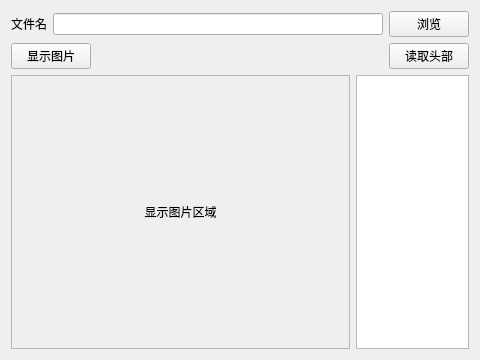
<?xml version="1.0" encoding="UTF-8"?>
<ui version="4.0">
 <class>Widget</class>
 <widget class="QWidget" name="Widget">
  <property name="geometry">
   <rect>
    <x>0</x>
    <y>0</y>
    <width>480</width>
    <height>360</height>
   </rect>
  </property>
  <property name="windowTitle">
   <string>Widget</string>
  </property>
  <layout class="QVBoxLayout" name="verticalLayout">
   <item>
    <layout class="QHBoxLayout" name="horizontalLayout_2">
     <item>
      <widget class="QLabel" name="label">
       <property name="text">
        <string>文件名</string>
       </property>
      </widget>
     </item>
     <item>
      <widget class="QLineEdit" name="lineEditName"/>
     </item>
     <item>
      <widget class="QPushButton" name="pushButtonBrowse">
       <property name="text">
        <string>浏览</string>
       </property>
      </widget>
     </item>
    </layout>
   </item>
   <item>
    <layout class="QHBoxLayout" name="horizontalLayout">
     <item>
      <widget class="QPushButton" name="pushButtonShowPic">
       <property name="text">
        <string>显示图片</string>
       </property>
      </widget>
     </item>
     <item>
      <spacer name="horizontalSpacer">
       <property name="orientation">
        <enum>Qt::Horizontal</enum>
       </property>
       <property name="sizeHint" stdset="0">
        <size>
         <width>40</width>
         <height>20</height>
        </size>
       </property>
      </spacer>
     </item>
     <item>
      <widget class="QPushButton" name="pushButtonReadHeader">
       <property name="text">
        <string>读取头部</string>
       </property>
      </widget>
     </item>
    </layout>
   </item>
   <item>
    <layout class="QHBoxLayout" name="horizontalLayout_4">
     <item>
      <widget class="QScrollArea" name="scrollArea">
       <property name="sizePolicy">
        <sizepolicy hsizetype="Expanding" vsizetype="Expanding">
         <horstretch>3</horstretch>
         <verstretch>0</verstretch>
        </sizepolicy>
       </property>
       <property name="widgetResizable">
        <bool>true</bool>
       </property>
       <widget class="QWidget" name="scrollAreaWidgetContents">
        <property name="geometry">
         <rect>
          <x>0</x>
          <y>0</y>
          <width>339</width>
          <height>276</height>
         </rect>
        </property>
        <layout class="QHBoxLayout" name="horizontalLayout_3">
         <item>
          <widget class="QLabel" name="labelShowPic">
           <property name="sizePolicy">
            <sizepolicy hsizetype="Expanding" vsizetype="Expanding">
             <horstretch>0</horstretch>
             <verstretch>0</verstretch>
            </sizepolicy>
           </property>
           <property name="text">
            <string>显示图片区域</string>
           </property>
           <property name="alignment">
            <set>Qt::AlignCenter</set>
           </property>
          </widget>
         </item>
        </layout>
       </widget>
      </widget>
     </item>
     <item>
      <widget class="QTextBrowser" name="textBrowser">
       <property name="sizePolicy">
        <sizepolicy hsizetype="Expanding" vsizetype="Expanding">
         <horstretch>1</horstretch>
         <verstretch>0</verstretch>
        </sizepolicy>
       </property>
      </widget>
     </item>
    </layout>
   </item>
  </layout>
 </widget>
 <layoutdefault spacing="6" margin="11"/>
 <resources/>
 <connections/>
</ui>
